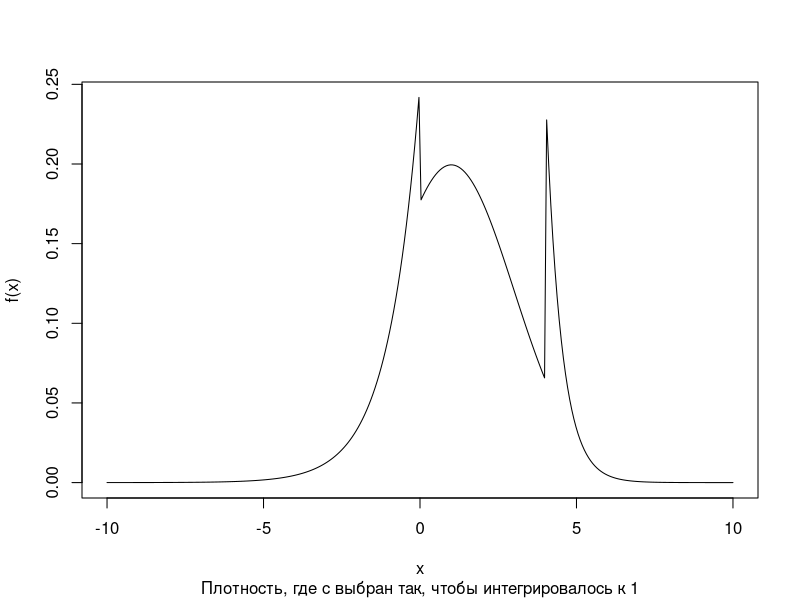
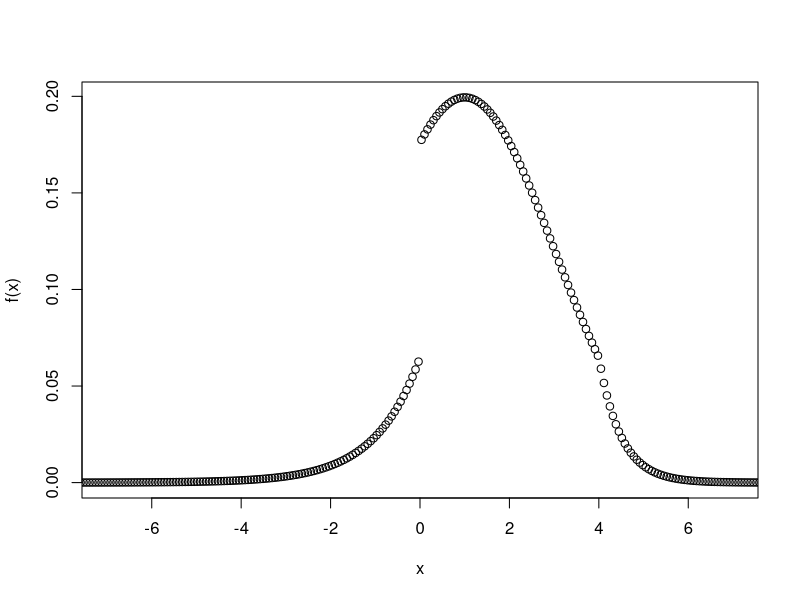
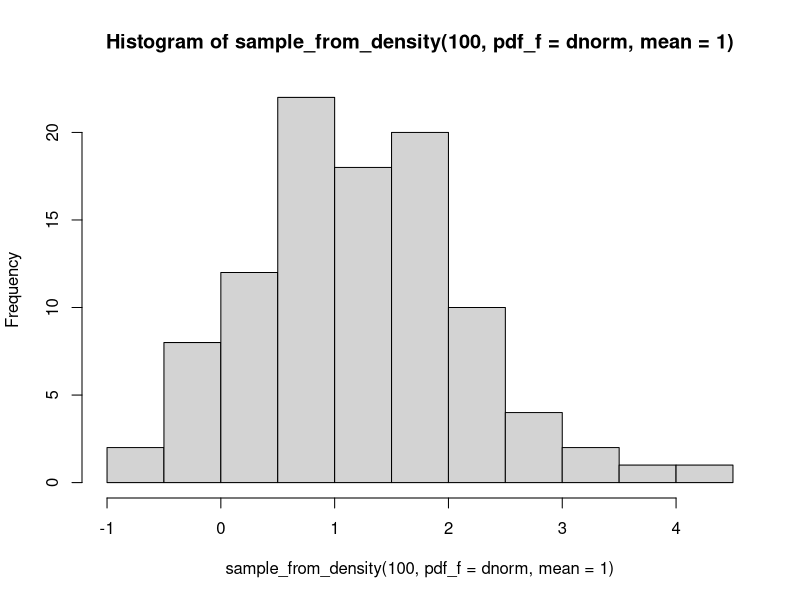
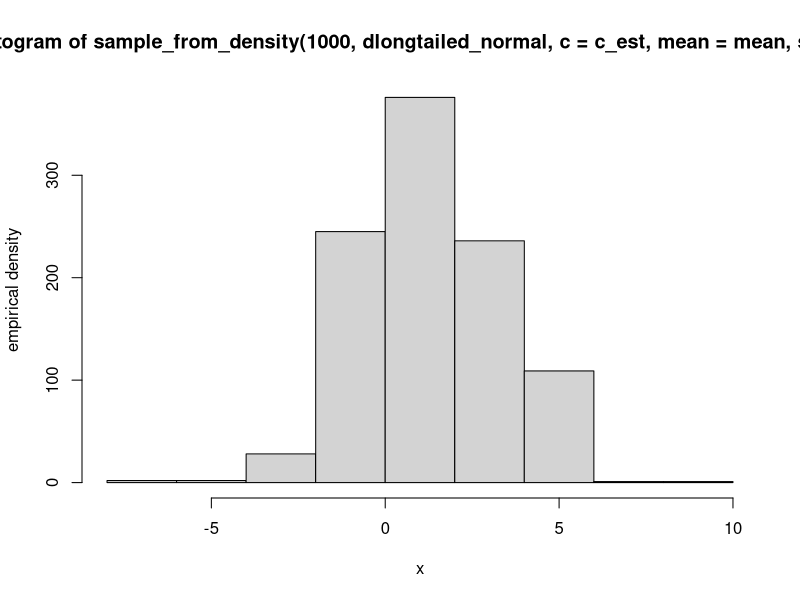
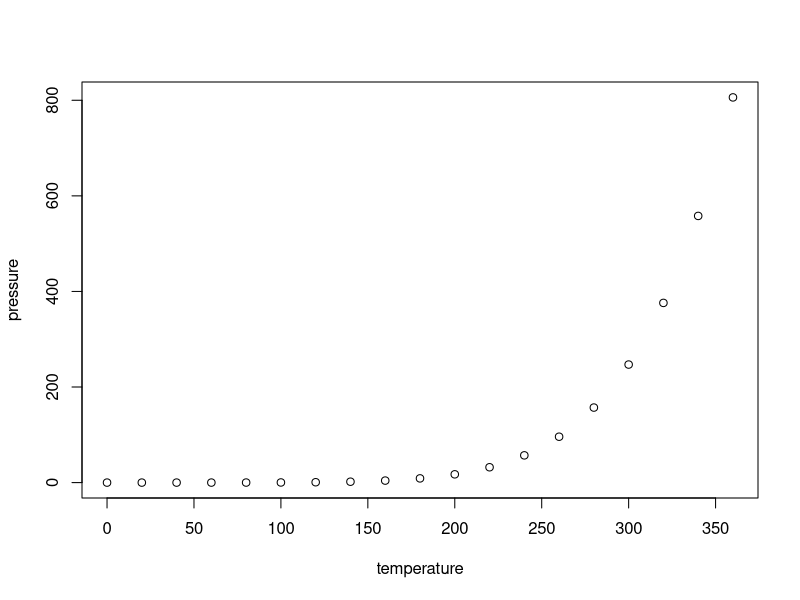

Recreate these plots in R, in order.
## ---- chunk 1
knitr::opts_chunk$set(echo = TRUE)
## ---- chunk 2
get_est = function(sample) {
  est = c( mean(sample), var(sample))
  names(est) = c("Mean", "Variance")
  est
}
get.99ci = function(sample) {
  est_sd = sqrt(est[2])
  mean_conf_interval_99 = c(est[1] - 3*est_sd, est[1] + 3*est_sd) 
  names(mean_conf_interval_99) = c("Lower bound", "Upper bound")
  mean_conf_interval_99
}

## ---- chunk 3
set.seed(2023)
n=5
mean=1
sd=2
sample = rnorm(n, mean = mean, sd=sd)
est = get_est(sample)
est
## ---- chunk 4
get.99ci(sample)
## ---- chunk 5
sample_from_density = function(n, pdf_f, approx=1000, ...) {
  x = seq(-10, 10, length.out = approx)
  y = sapply(x, pdf_f, ...)

  random.points <- approx(
    cumsum(y)/sum(y),
    x,
    runif(n)
  )$y
  random.points
}
rlongtailed_normal = function(sd=1, mean=0, c) {
  found
}

dlongtailed_normal = function(x, c, sd=1, mean=0, normal_range=c(0, 4)) {
  if (x >= normal_range[1] & x <= normal_range[2]) {
    return(dnorm(x, mean=mean, sd=sd))
  } else { 
    if (x < 0) {
      return(c * exp(x))
    } else {
      return(c * exp(8 - 2*x))
    }
  }
}

integrate = function(fn, x_range=seq(-10, 10, length.out=100), ...) {
  lambda = abs(abs(x_range[2]) - abs(x_range[1]))
  res = 0
  for (x in x_range) {
    res = res + fn(x, ...) * (lambda)
  }
  res
}

estimate_c = function(sd, mean, tol=0.01) {
  grid = seq(-100, 100, length.out=10000)
  
  for (c in grid) {
    total_proba = integrate(fn=dlongtailed_normal, sd=sd, mean=mean, c=c)
    #
    #for (x in x_range) {
    #  total_proba = total_proba + dlongtailed_normal(x, sd=sd, mean=mean, c=c) * (1 / length(x_range))
    #}
    if (abs(total_proba - 1) < tol) {
      return(c)
    }
  }
}

c_est = estimate_c(sd=sd, mean=mean)
c_right_continuous = dnorm(4, mean=mean, sd=sd)

x_range = seq(-10, 10, length.out = 300)
plot( 
  x_range, 
  lapply(x_range, dlongtailed_normal, c=c_est, mean=mean, sd=sd), 
  type='l',
  xlab = "x", ylab = "f(x)",
  sub="Плотность, где c выбран так, чтобы интегрировалось к 1"
)
plot(
  x_range, 
  lapply(x_range, dlongtailed_normal, c=c_right_continuous, mean=mean, sd=sd),
  ylab = "f(x)",
  xlab = "x",
  xlim = c(-7, 7)
)

hist(sample_from_density(100, pdf_f = dnorm, mean = 1))
hist(
  sample_from_density(
    1000,
    dlongtailed_normal, 
    c=c_est,
    mean=mean,
    sd=sd
  ),
  xlab = "x", ylab = "empirical density",
)
integrate(
  dnorm, 
  x_range=seq(0, 4, length.out=1000),     
  #c=c_est,
  mean=mean,
  sd=sd
)
integrate(
  dlongtailed_normal, 
  x_range=seq(-10, 10, length.out=1000),     
  mean=mean,
  sd=sd,
  c=c_est
)
## ---- chunk 6
longtailed_mean = mean(sample_from_density(
  100000,
  dlongtailed_normal, 
  c=c_est,
  mean=mean,
  sd=sd
))
## ---- chunk 7
longtailed_sample = sample_from_density(
  n,
  dlongtailed_normal, 
  c=c_est,
  mean=mean,
  sd=sd
)

## ---- chunk 8
est = get_est(longtailed_sample)
est
## ---- chunk 9
get.99ci(longtailed_sample)
## ---- chunk 10
#mean()
## ---- chunk 11
plot(pressure)
## ---- chunk 12

